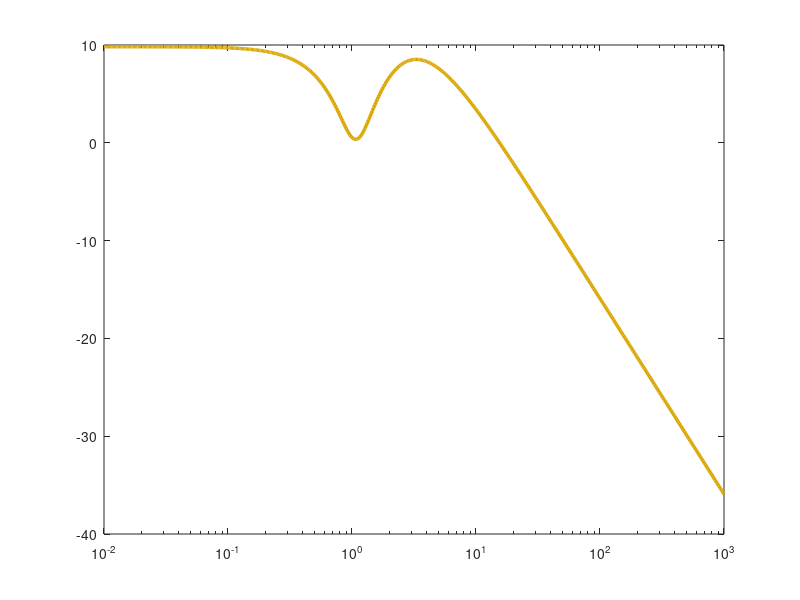

This chart was generated by the following MATLAB code: (Note: this script raises an error after producing the figure.)
num = [16 154 428 374 372]; den = conv(conv(conv([1 -1],[1 -2]),[1 -3]), conv([1 4],[1 5]));
W = tf(num, den);
w = logspace(-2, 3, 500);

[mag, phase] = bode(W, w);
mag = squeeze(mag);
phase = squeeze(phase);

figure('Color','w','Position',[100 100 900 350])
semilogx(w, 20*log10(mag), 'LineWidth', 2.5, 'Color', [0.85, 0.65, 0])

ax = gca; ax.LineWidth = 1.5; ax.FontSize = 13;
ax.XColor = [0.3, 0.3, 0.3]; ax.YColor = [0.3, 0.3, 0.3];
grid on; grid minor; box on;
ax.GridColor = [0.9, 0.9, 0.9]; ax.GridAlpha = 0.4; 
ax.MinorGridColor = [0.95, 0.95, 0.95];ax.MinorGridAlpha = 0.2;

yline(0.01,'Color',[0.3 0.3 0.3],'LineWidth',1)
xline(15.4655,'Color',[0.3 0.3 0.3],'LineWidth',1)

ylim([-41, 11]);
xlabel('$\omega$', 'Interpreter','latex', 'FontSize',16)
ylabel('$L(\omega)$, dB', 'Interpreter','latex', 'FontSize',16)
legend('$L(\omega)$', 'Location','northeast', 'Interpreter','latex', 'FontSize',16)

set(findall(gcf, '-property', 'FontName'), 'FontName', 'DejaVu Math TeX Gyre');
exportgraphics(gcf,'../../../images/task1/o3/lach.png','Resolution',300)
exportgraphics(gcf,'../../../images/task1/o3/lach.pdf','ContentType','vector')

%%%%%%%%%%%%%%%%%%%%%%%%%%%%%%%%%%%%%%%%%%%%%%%%%%%%%%%%%%%%%%%%%%%%%%%%%%%

figure('Color','w','Position',[100 100 900 350])
semilogx(w, phase, 'LineWidth', 2.5, 'Color', [0.85, 0.65, 0])

ax = gca; ax.LineWidth = 1.5; ax.FontSize = 13;
ax.XColor = [0.3, 0.3, 0.3]; ax.YColor = [0.3, 0.3, 0.3];
grid on; grid minor; box on;
ax.GridColor = [0.9, 0.9, 0.9]; ax.GridAlpha = 0.4; 
ax.MinorGridColor = [0.95, 0.95, 0.95];ax.MinorGridAlpha = 0.2;

yline(-180,'Color',[0.3 0.3 0.3],'LineWidth',1)
xline(15.4655,'Color',[0.3 0.3 0.3],'LineWidth',1)

xlabel('$\omega$', 'Interpreter','latex', 'FontSize',16)
ylabel('$\varphi(\omega)$, deg', 'Interpreter','latex', 'FontSize',16)
legend('$\varphi(\omega)$', 'Location','northeast', 'Interpreter','latex', 'FontSize',16)

set(findall(gcf, '-property', 'FontName'), 'FontName', 'DejaVu Math TeX Gyre');
exportgraphics(gcf,'../../../images/task1/o3/lfch.png','Resolution',300)
exportgraphics(gcf,'../../../images/task1/o3/lfch.pdf','ContentType','vector')
